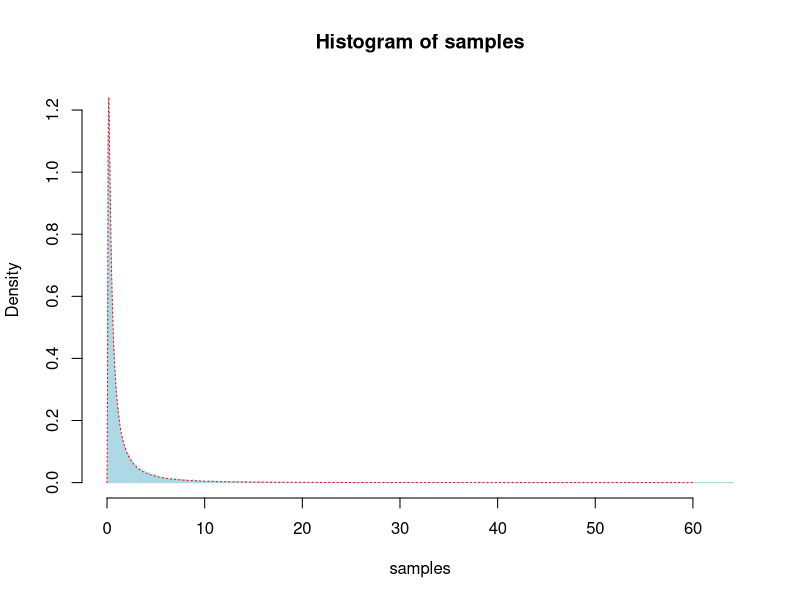

Here is the R script that generated this plot:
## ---- chunk 1

## ---- chunk 2
true_density <- function(x, theta = 0.1) {
  exp(-1/(4*x) - theta*x + sqrt(theta)) / (sqrt(4*pi) * x^(3/2))
}

proposal_density <- function(x, quantile = FALSE) {
  if (quantile) {
    -log(1 - x) / 0.09
  } else {
    0.09 * exp(-0.09 * x)
  }
}

rejection_sampler <- function(N, K, true_func, prop_func) {
  res <- matrix(NA, 2, N)
  for (i in 1:N) {
    # Generate variable from proposal distribution
    U <- runif(1)
    exp_var <- prop_func(U, TRUE)
    counter <- 1
    # Evaluate ratio
    ratio <- true_func(exp_var) / (K * prop_func(exp_var))
    while (runif(1) > ratio) {
      # Generate variable from proposal distribution
      U <- runif(1)
      exp_var <- prop_func(U, TRUE)
      counter <- counter + 1
      # Update ratio
      ratio <- true_func(exp_var) / (K * prop_func(exp_var))
    }
    res[1, i] <- exp_var
    res[2, i] <- counter
  }
  return(res)
}

## Compute rejection factor K
N <- 100000
x_vec <- seq(1e-5, 60, length.out = N)
true_dens <- true_density(x_vec)
prop_dens <- proposal_density(x_vec)
print(sprintf("sup f(x)/q(x) is approximate to %.3f", max(true_dens / prop_dens)))
K <- 15
res <- rejection_sampler(N, K = K,
  true_func = true_density,
  prop_func = proposal_density)
samples <- res[1, ]
## ---- chunk 3
hist(samples, breaks = 1000, freq = FALSE, border = "lightblue")
curve(true_density, from = 1e-5, to = 60,
  n = 1000, add = TRUE, col = "red", lty = 3)
